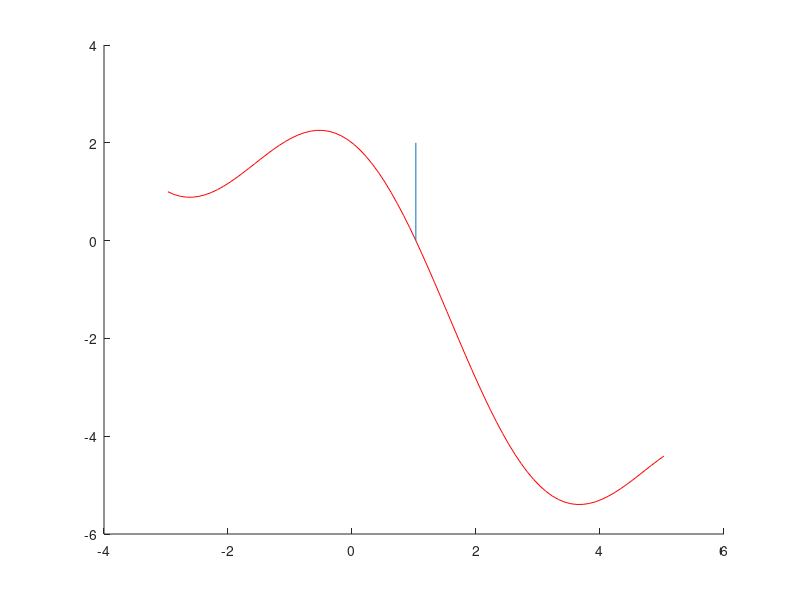

Here is the MATLAB script that generated this plot:
%% NEWTON'S METHOD
%%
%% Martin Helmich <martin.helmich@hs-osnabrueck.de>
%% University of Applied Sciences Osnabrück
%%
%% This work is licensed under the Creative Commons Attribution-ShareAlike 3.0
%% Unported License. To view a copy of this license, visit
%%
%%   http://creativecommons.org/licenses/by-sa/3.0/


%% APPLY NEWTON'S METHOD
%  Apply Newton's method to find a root of 2 * cos(x) - x

x0 = 0;  % Initial value.
i  = 1;  % Loop counter

while i < 100
   x1 = x0 - (2*cos(x0)-x0) / (-2*sin(x0)-1);
   
   if abs(x1-x0) < 10^-10
       break
   end
   
   i  = i + 1;
   x0 = x1;
end

fprintf('Found root at x=%f \n', x1);


%% PLOT RESULT
%  Draw the function and the found root (x1).

x = x1-4:0.1:x1+4;

hold on;

plot(x, 2 * cos(x) - x, 'r-');
plot([x1,x1], [0,2]);

pause();
